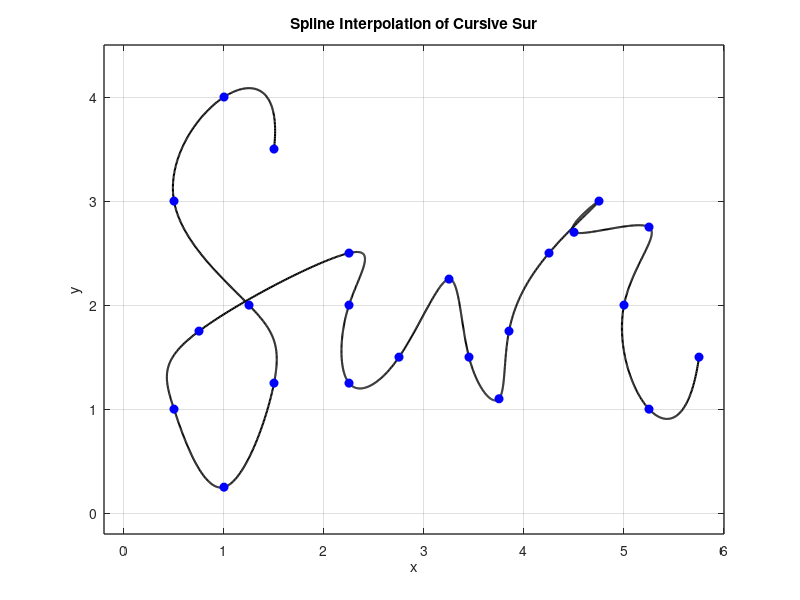

MATLAB code to generate this figure:
% Define data points for x and y coordinates
x=[1.5 1 0.5 1.25 1.5 1 0.5 0.75 2.25 2.25 2.25 2.75 3.25 3.45 3.75 3.85 4.25 4.75 4.5 5.25 5.0 5.25 5.75];
y=[3.5 4 3 2 1.25 0.25 1 1.75 2.5 2.0 1.25 1.5 2.25 1.5 1.1 1.75 2.5 3.0 2.70 2.75 2.0 1.0 1.5];

n=length(x);
t= 0:n-1; % Parametric coordinate t
tt= 0:0.01:n-1; % More dense coordinate tt for spline interpolation

% Compute spline interpolation
xx= spline(t,x,tt);
yy= spline(t,y,tt);

% Plot settings
figure(4)
plot(xx,yy,'k','Linewidth',1.5) % plot spline
hold on 
plot (x,y,'bo','MarkerFaceColor','b') % plot data points
axis([-0.2 6 -0.2 4.5])
grid on
title('Spline Interpolation of Cursive Sur')
xlabel('x')
ylabel('y')
set(gca,'FontSize',10,'LineWidth',1)
grid on